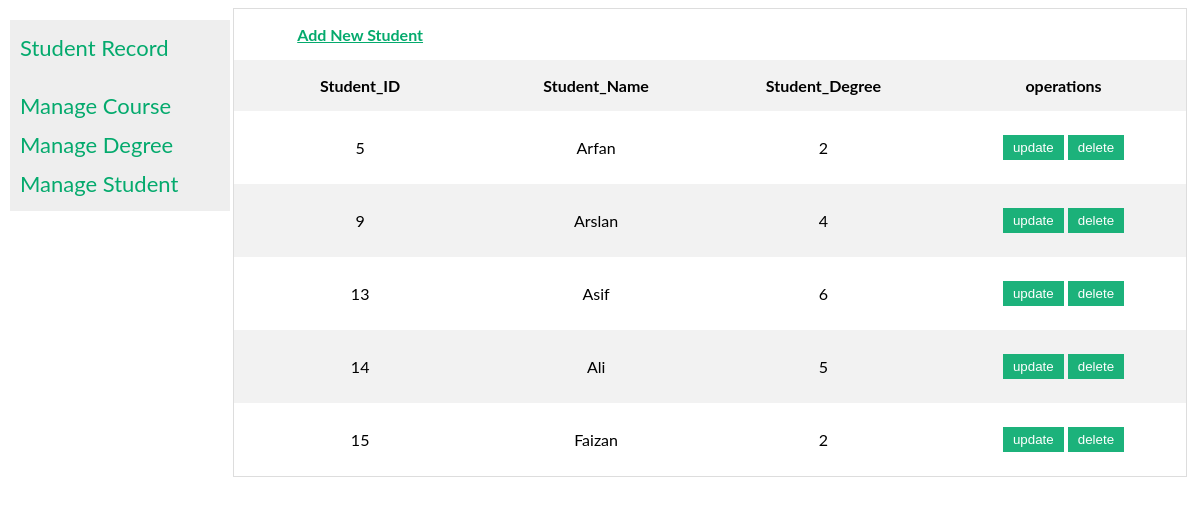
/student.php, run on the app's committed database.
### tables this page shows
CREATE TABLE `students` (
  `student_id` int(11) NOT NULL,
  `student_name` varchar(55) NOT NULL,
  `degree_id` int(6) DEFAULT NULL
);

### student.php (the view, shortened to what this page needs)
<?php
 require_once 'conn.php';
?>
<!DOCTYPE html>
<html>
<head>
<link rel="stylesheet" href="style.css">
</head>
<body>
<?php
 include_once 'sidebar.php';
?>
<div class="main">
<table>
  <tr>
    <th>
    <a href="addStudent.php">Add New Student</a>
  </th>
  </tr>
<tr>
  <th>Student_ID</th>
  <th>Student_Name</th>
  <th>Student_Degree</th>
  <th>operations</th>
</tr>
<?php
$query  = "SELECT * FROM  students";
$result = mysqli_query($conn, $query);
if (mysqli_num_rows($result) > 0)
{
while($row = mysqli_fetch_assoc($result))
{
  ?>
<tr>
             <td><?php echo $row["student_id"]?></td>
             <td> <?php echo $row["student_name"]?></td>
             <td><?php echo $row["degree_id"]?></td>
            <td><a href="updateStudent.php?updateid=<?php echo $row["student_id"] ?>" class="button"><input type="submit" value="update"></a>
            <a href="delete.php?deleteid=<?php echo $row["student_id"]?>" class="button"><input type="submit" value="delete"></a></td>
</tr>
<?php
}
}
?>
</table>
</div>
</body>
</html>

### style.css (style rules this page uses)
body { font-family: "Lato", sans-serif; }
.main { margin-left: 220px; font-size:16px; padding: 0px 5px; }
table { border-collapse: collapse; border-spacing: 0; width:100%; border: 1px solid #ddd; }
th, td { text-align: center; padding: 16px; }
tr:nth-child(even) { background-color: #f2f2f2; }
input[type=submit] { background-color: #04AA6D; color: white; padding: 5px 10px 5px 10px; margin: 8px 0; border: none; cursor: pointer; opacity: 0.9; }
a { color: #04AA6D; }

### data on the page
students: student_id "5", student_name "Arfan", degree "2"
students: student_id "9", student_name "Arslan", degree "4"
students: student_id "13", student_name "Asif", degree "6"
students: student_id "14", student_name "Ali", degree "5"
students: student_id "15", student_name "Faizan", degree "2"
